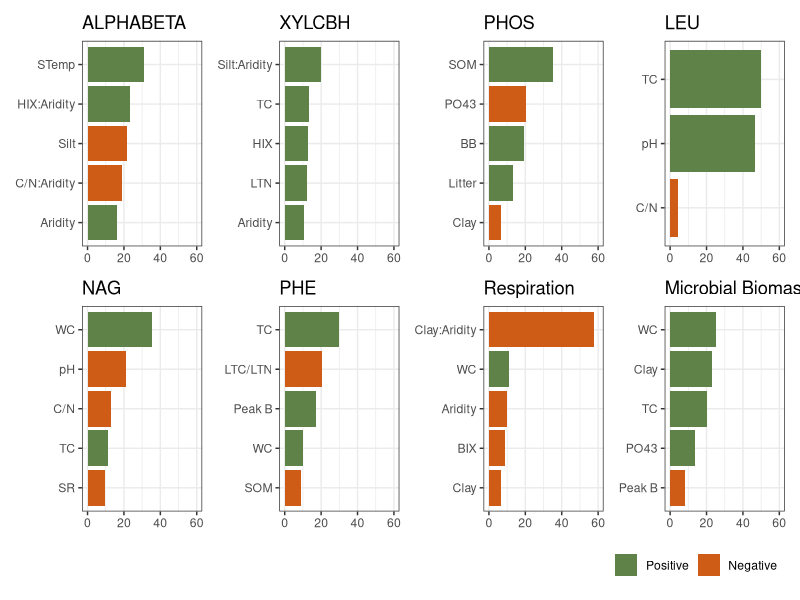
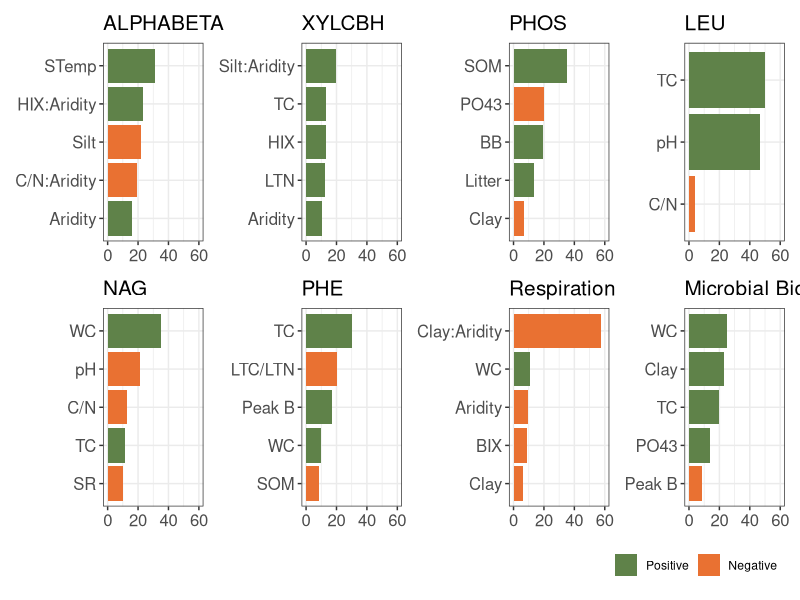

The R script that drew these images, in order: (Note: this script raises an error after producing the figures.)
#Created by: ANNA DOMÉNECH-PASCUAL
# April 2024

rm(list = ls())
dev.off()

#Load packages ----
library(readxl)
library(ggplot2)
library(dplyr)
library(patchwork)
library(stringr)


results <- read_excel("model_results_Aridity_v2.xlsx")

results$Sign <- ifelse(results$Standardized > 0, "Positive", "Negative")

results$Std_perc <- abs(results$Std_perc)
results <- subset(results, Ranks <= 5)

# results <- subset(results, Model != "BB")
# results <- subset(results, Model != "FB")
# results <- subset(results, Model != "MB")
# results <- subset(results, Model != "alphabeta")
# results <- subset(results, Model != "xylcbh")
# results <- subset(results, Model != "Cenz")

results$Model <- str_replace(results$Model,'MB','Microbial Biomass')
results$Model <- str_replace(results$Model,'FOS','PHOS')
results$Model <- str_replace(results$Model,'GLA','NAG')
results$Variables <- str_replace(results$Variables,'C_N','C/N')
results$Variables <- str_replace(results$Variables,'Soil_Temp','STemp')
results$Variables <- str_replace(results$Variables,'Peak_B','Peak B')
results$Variables <- str_replace(results$Variables, 'L_TN','LTN')
results$Variables <- str_replace(results$Variables,'LTC_LTN','LTC/LTN')

#Reorder rows for ggarrange plots in desired order:
new_order <- c(34:38, 29:33, 16:23, 11:15, 24:28, 1:10)
results <- results[new_order, ]


unique_models <- unique(results$Model)
plots <- list()

for (model in unique_models) {
  model_data <- subset(results, Model == model)
  model_data <- arrange(model_data, Std_perc)
  
  plot <- ggplot(model_data, aes(x = reorder(Variables, Std_perc), y = Std_perc, fill = Sign)) +
    geom_bar(stat = "identity") +
    labs(title = paste(model), x = "Variables") +
    coord_flip()+
    theme_bw()+
    theme(legend.position = "none",
          legend.title = element_blank(),
          axis.title.y = element_blank(),
          axis.title.x = element_blank())+
    scale_fill_manual(values = c(Positive = "#5F8249", Negative = "#CE5C17"))+
    ylim(0,60)
  
  plots[[model]] <- plot
}


combined_plots <- wrap_plots(plots, nrow = 2) +
  theme(legend.position = "bottom",
        legend.justification = c("right", "bottom"))+
  guides(fill = guide_legend(reverse = TRUE))

print(combined_plots)

# ggsave("Figures/1 GRADIENT/Drivers_models_Aridity_v2.png", width = 12, height = 6, dpi = 300)



# POSTER:

unique_models <- unique(results$Model)
plots <- list()

for (model in unique_models) {
  model_data <- subset(results, Model == model)
  model_data <- arrange(model_data, Std_perc)
  
  plot <- ggplot(model_data, aes(x = reorder(Variables, Std_perc), y = Std_perc, fill = Sign)) +
    geom_bar(stat = "identity") +
    labs(title = paste(model), x = "Variables") +
    coord_flip()+
    theme_bw()+
    theme(legend.position = "none",
          legend.title = element_blank(),
          axis.title.y = element_blank(),
          axis.title.x = element_blank(),
          plot.title = element_text(size = 15),
          axis.text.y = element_text(size = 12),
          axis.text.x = element_text(size = 12))+
    scale_fill_manual(values = c(Positive = "#5F8249", Negative = "#E97132"))+
    ylim(0,60)
  
  plots[[model]] <- plot
}


combined_plots <- wrap_plots(plots, nrow = 2) +
  theme(legend.position = "bottom",
        legend.justification = c("right", "bottom"))+
  guides(fill = guide_legend(reverse = TRUE))

print(combined_plots)


ggsave(path = "C:/Users/ecologia.PCECO002/OneDrive - Universitat de Girona/- Congressos/4. ISME (2024)/POSTER/Figures and Images/high resolution figures",
       "Drivers_models_Aridity_v2.png",
       width = 24, height = 12, dpi = 1000)

ggsave(path = "C:/Users/Anna/OneDrive - Universitat de Girona/GRADCATCH/Manuscripts/1 GRADIENT/Figures",
       "Drivers_models_Aridity_v2.png",
       width = 12, height = 6, dpi = 1000)


